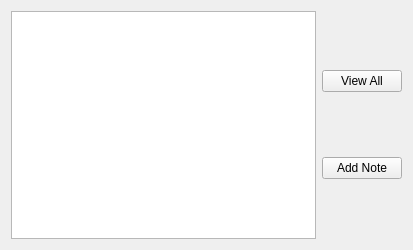
<?xml version="1.0" encoding="UTF-8"?>
<ui version="4.0">
 <class>NoteKeeperWithGUIClass</class>
 <widget class="QWidget" name="NoteKeeperWithGUIClass">
  <property name="geometry">
   <rect>
    <x>0</x>
    <y>0</y>
    <width>413</width>
    <height>250</height>
   </rect>
  </property>
  <property name="windowTitle">
   <string>NoteKeeperWithGUI</string>
  </property>
  <layout class="QVBoxLayout" name="verticalLayout_2">
   <item>
    <layout class="QHBoxLayout" name="horizontalLayout">
     <item>
      <widget class="QListWidget" name="notesList"/>
     </item>
     <item>
      <layout class="QVBoxLayout" name="verticalLayout">
       <item>
        <widget class="QPushButton" name="viewAllButton">
         <property name="text">
          <string>View All</string>
         </property>
        </widget>
       </item>
       <item>
        <widget class="QPushButton" name="addNoteButton">
         <property name="text">
          <string>Add Note</string>
         </property>
        </widget>
       </item>
      </layout>
     </item>
    </layout>
   </item>
  </layout>
 </widget>
 <layoutdefault spacing="6" margin="11"/>
 <resources>
  <include location="NoteKeeperWithGUI.qrc"/>
 </resources>
 <connections/>
</ui>
